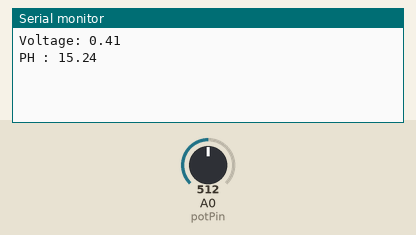
Simulated run of this sketch. Board: Arduino Uno, built with avr-gcc and run on an emulated ATmega328P. Shown: the last lines printed to the serial monitor. Inputs (shaded band) come from the test bench; at power-on: A0 (potPin) = 512.

Above: at 1.2 s.
1.3 s: A0 (potPin) set to 716
At 2.3 s:
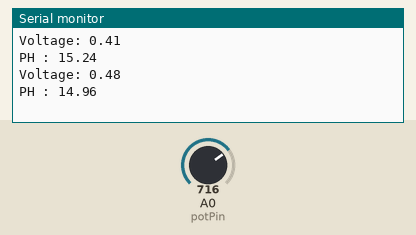
2.8 s: A0 (potPin) set to 900
At 4.4 s:
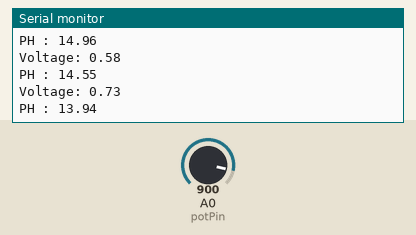
Timing chart, 0 to 5.9 s (numbered marks = the images above; inputs shaded):
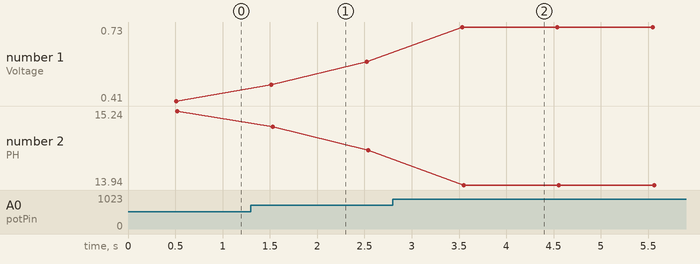

Measured:
- after the input at 1.3 s, the serial monitor: prints a new line after 0.22 s (image 1)
- after the input at 2.8 s, the serial monitor: prints a new line after 0.73 s (image 2)
- plotted number 1: 0.41 → 0.58 after the input at 1.3 s, 0.58 → 0.73 after the input at 2.8 s
- plotted number 2: 15.24 → 14.55 after the input at 1.3 s, 14.55 → 13.94 after the input at 2.8 s

The sketch:

sensor_ph.ino
```cpp
const int potPin = A0;
unsigned long int totalValue;
int buf[50],temp;
float value;
float voltage;
float ph;
float ph_step;

float ph4 = 3.11;
float ph7 = 2.39;
void setup()
{
  Serial.begin(9600);
  pinMode(potPin, INPUT);
}

void loop()
{
  for(int i=0;i<50;i++)
  {
    buf[i] = analogRead(potPin);
    delay(10);
  }
  for (int i=0;i<49;i++)
  {
    for(int j=i+1;j<50;j++)
    {
      if(buf[i]>buf[j])
      {
      temp = buf[i];
      buf[i]= buf[j];
      buf[j]= temp;
      }
    }
   }
   totalValue=0;
   for (int i=2; i<48; i++ )
   {
    totalValue +=buf[i];
   }
  value = totalValue/46;

  voltage = value * (3.3 / 4095.0);
//  voltage = value * (5 / 1023.0);
  Serial.print("Voltage: ");
  Serial.println(voltage);
  ph_step = (ph4 - ph7)/3;

  ph = 7.00 + ((ph7-voltage)/ph_step);
  Serial.print("PH : ");
  Serial.println(ph);
  delay(500);
}
```
